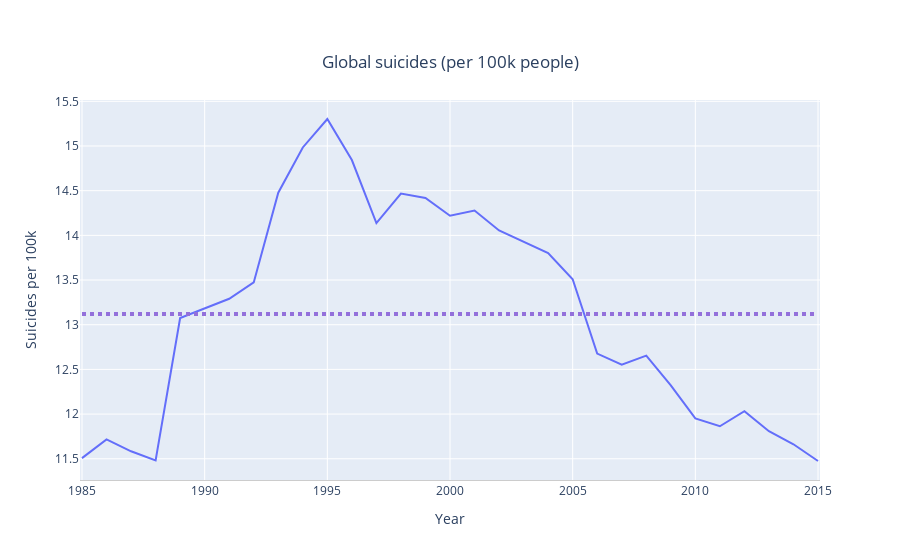

The notebook cell saved with this chart:
### Code cell
fig = go.Figure(data=go.Scatter(x=year_suicidesno_relation.index, y=year_suicidesno_relation.values, line=dict()))

# Horizontal Line (mean of suicides)
fig.add_shape(
        dict(
            type="line",
            x0=suicides_and_population_per_year.index.min(),
            y0=suicides_mean,
            x1=suicides_and_population_per_year.index.max(),
            y1=suicides_mean,
            line=dict(
                color="MediumPurple",
                width=4,
                dash="dot",
            )
))

fig.update_layout(
    title=dict(
        text='Global suicides (per 100k people)',
        y=0.9,
        x=0.5,
        xanchor='center',
        yanchor='top'
    ),
    xaxis=dict(
        title='Year',
        linecolor='rgb(204, 204, 204)',
    ),
    yaxis=dict(
        title='Suicides per 100k',
    )
)

fig.show()

### Figure 1 — Plotly figure (JSON) as saved in the notebook; plotly's stock layout.template omitted (floating-point values rounded to 4 significant figures)
{"data": [{"type": "scatter", "x": [1985, 1986, 1987, 1988, 1989, 1990, 1991, 1992, 1993, 1994, 1995, 1996, 1997, 1998, 1999, 2000, 2001, 2002, 2003, 2004, 2005, 2006, 2007, 2008, 2009, 2010, 2011, 2012, 2013, 2014, 2015], "y": [11.51, 11.72, 11.58, 11.48, 13.08, 13.18, 13.29, 13.47, 14.48, 14.98, 15.3, 14.84, 14.14, 14.47, 14.42, 14.22, 14.28, 14.05, 13.93, 13.8, 13.51, 12.68, 12.55, 12.65, 12.32, 11.95, 11.86, 12.03, 11.81, 11.66, 11.47]}], "layout": {"shapes": [{"line": {"color": "MediumPurple", "dash": "dot", "width": 4}, "type": "line", "x0": 1985, "x1": 2015, "y0": 13.12, "y1": 13.12}], "title": {"text": "Global suicides (per 100k people)", "x": 0.5, "xanchor": "center", "y": 0.9, "yanchor": "top"}, "xaxis": {"linecolor": "rgb(204, 204, 204)", "title": {"text": "Year"}}, "yaxis": {"title": {"text": "Suicides per 100k"}}}}
